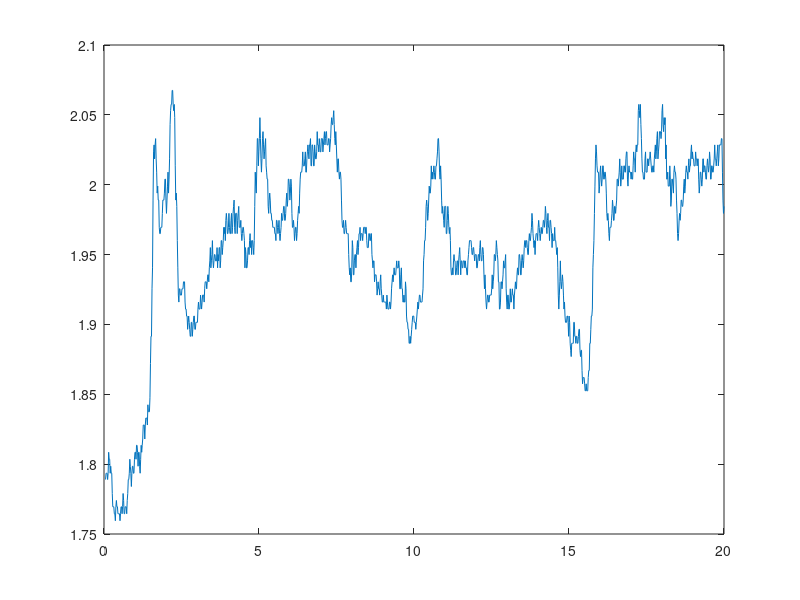

Write MATLAB code to recreate this figure. (Note: this script raises an error after producing the figure.)
function test()
    Fs = 20; % Frequency of Measurement
    data = load('example_data/test.csv'); % Data has to be loaded from test.csv
    figure
    t = linspace(1/Fs, 20, length(data)); % get time domain
    plot(t,data) % plot data vs. time
    data = data./norm(data); % normalize data
    Y = fft(data); % get fft
    Y = Y(2:floor(length(data)/2+1)); % get only hte first half

    freq = Fs/length(data):Fs/length(data):Fs/2; % get frequency domain

    % find cut off points at 240 and 70 BPM
    cutoff = 240;
    ind = find(min(abs(freq - cutoff/60)) == abs(freq - cutoff/60));
    cutoff2 = 70;
    ind2 = find(min(abs(freq - cutoff2/60)) == abs(freq - cutoff2/60));

    % cut off freq and Y
    freq = freq(ind2:ind);
    Y = Y(ind2:ind);

    [Ys,I] = max(abs(Y));  % find max point
    
    %% Using maximum peak

    % plot max point
    % figure
    % plot(60*freq, abs(Y), 'Color', [0 63/255 92/255], 'LineWidth', 3)
    % hold on
    % plot(60*freq(I), abs(Y(I)),'.', 'MarkerSize', 32, 'Color', [188, 80, 144]/255);
    % plot([60*freq(I),60*freq(I)], [0, abs(Y(I))], 'g--', 'LineWidth',3, 'Color', [188, 80, 144]/255, 'HandleVisibility','off')
    % disp("Max BPM: " + freq(I)*60) 
    % xlabel("Frequency (BPM)")

    % Save fft
    Y1 = Y;
    Y = abs(Y);

    [x, l, ~, p] = findpeaks(Y); % find peaks of the fft
    [~, ind] = max(p); % find the highest prominence
    fprintf('Maximum occurs at %3.2f Hz.\n',freq(l(ind)))
    disp("Max BPM: " + freq(l(ind))*60)
    I = l(ind);
    plot(60*freq(I), abs(Y(I)),'.', 'MarkerSize', 32, 'Color', [243, 202, 64]/255);
    plot([60*freq(I),60*freq(I)], [0, abs(Y(I))], 'g--', 'LineWidth',3, 'Color', [243, 202, 64]/255, 'HandleVisibility','off')
    ylim([0, max(abs(Y))*1.1])
    xlim([cutoff2,cutoff])
    legend('FFT', 'Max Peak', 'Prominence', 'FontWeight','normal');
    title('FFT Peak Detection')
    set(gca,'FontSize',18)
    set(gca,'fontname',"Palatino")
    set(gca,'FontWeight','bold')
end